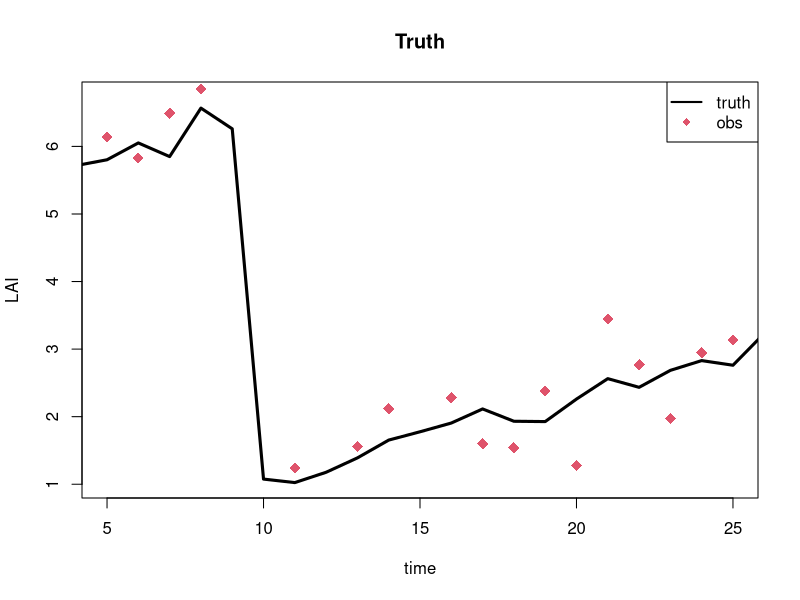
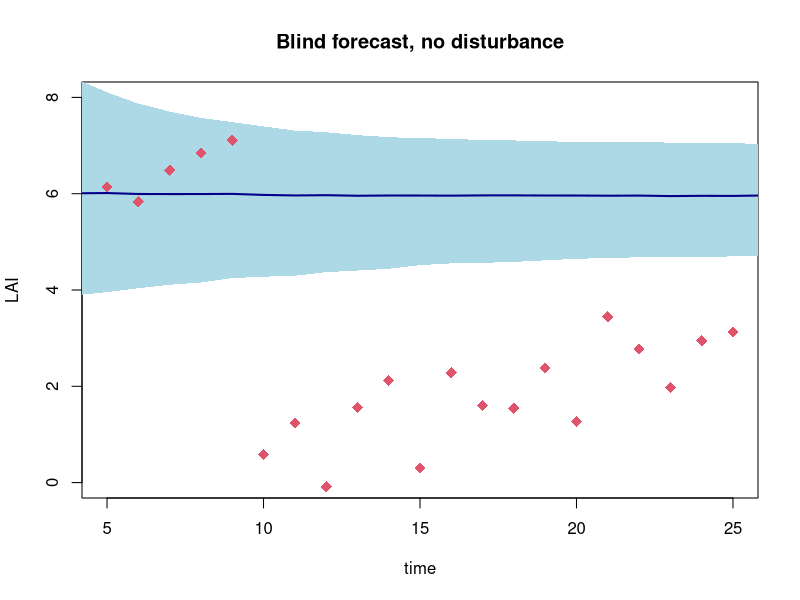
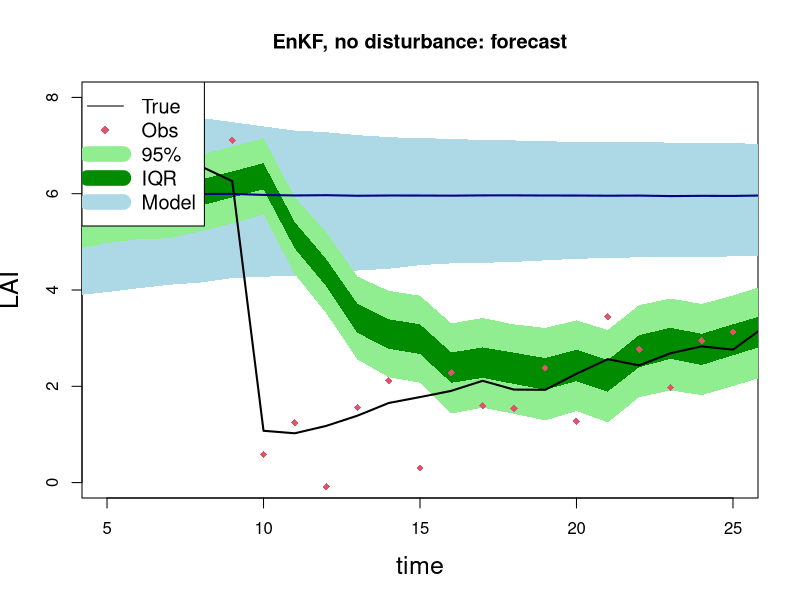
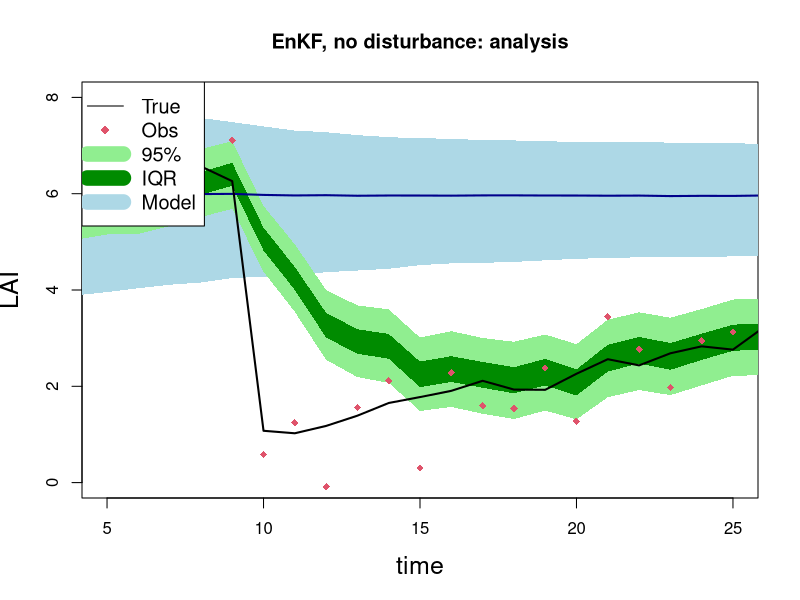
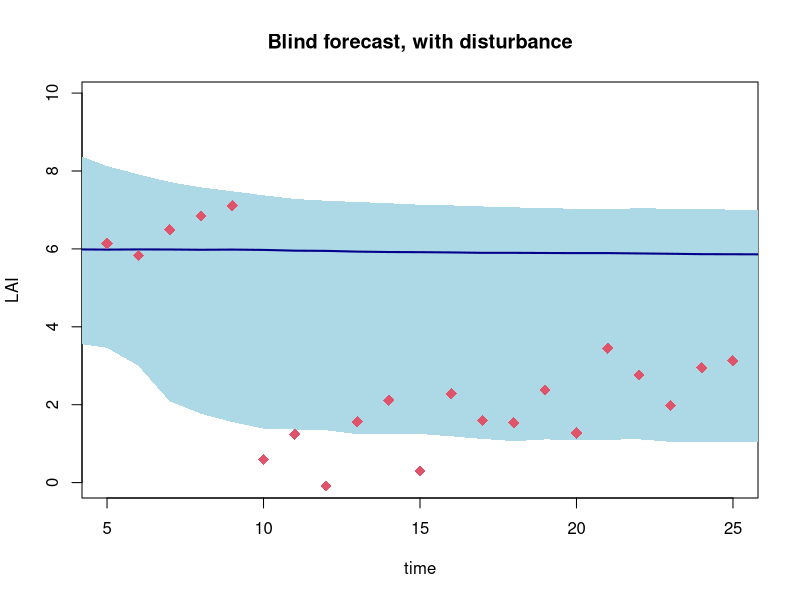
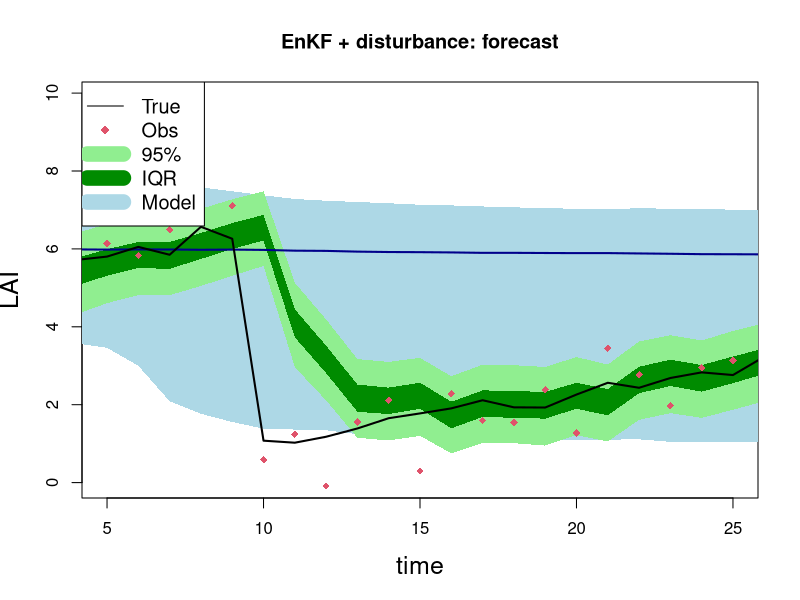
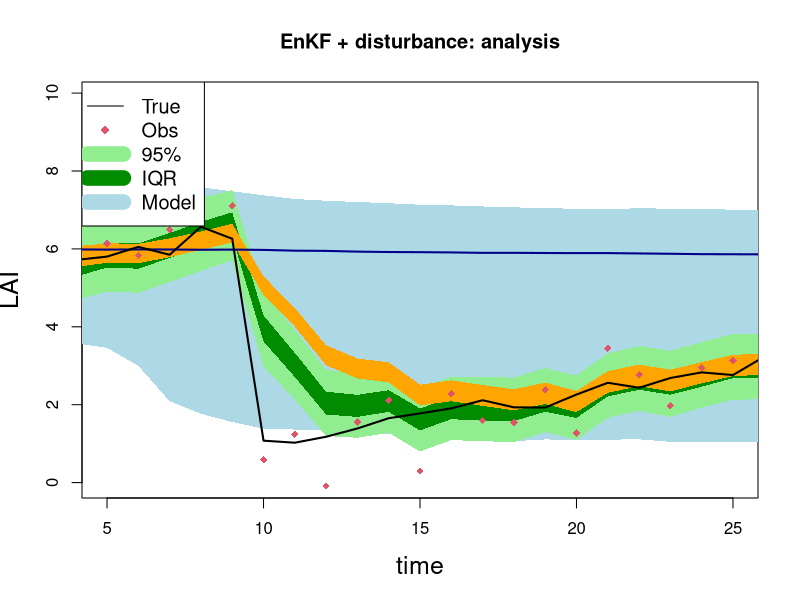
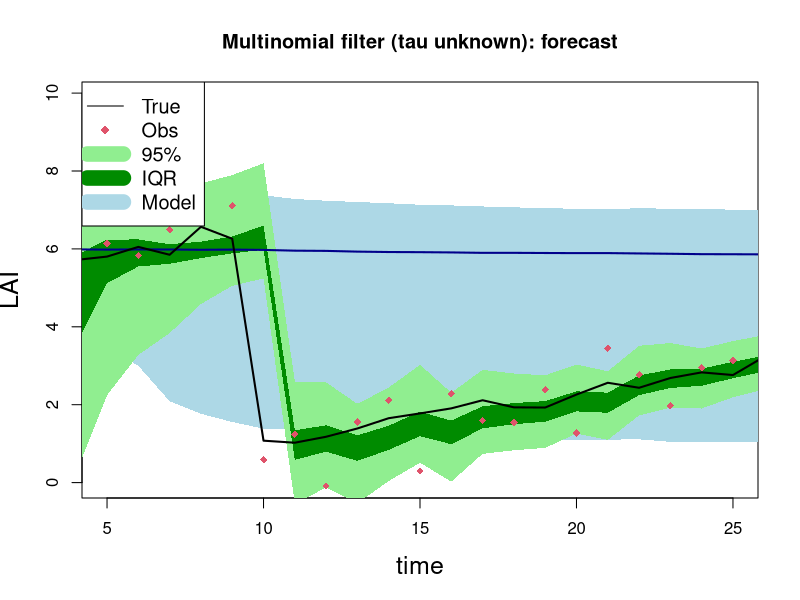

Write the R code that produced these figures, in order.
## Single site, single disturbance, single pool (logistic LAI) synthetic experiment.
##
## Migrated from SingleSite_SingleDisturb.Rmd. Reproduces
##   1. the "true" run and observations,
##   2. the blind (free-run) forecast without and with disturbance,
##   3. the standard EnKF without and with disturbance,
##   4. the multinomial (disturbed / undisturbed mixture) filter -- here the joint
##      disturbance + process-precision filter of OR_joint_update2.Rmd (ORJointUpdate),
##      ported from the 3-pool VSEM model to the 1-pool logistic LAI model,
## and the comparison figure of the three filters.
##
## The logistic model has a single scalar process error, n_t ~ N(f(n_{t-1}), 1/tau),
## with f(n) = n + r n (1 - n/K). As in ORJointUpdate, tau is unknown and carried on
## a log-spaced grid; disturbance replaces the state with a draw from N(mu0, V0).
##
## Run from the repository root:  Rscript synthetic-experiments/singlesite-singledisturbance-singlepool.R
## Figures and results go to `outdir` (git-ignored).

outdir <- "experiments/synthetic/singlesite-singledisturbance-singlepool"
if (!dir.exists(outdir)) dir.create(outdir, recursive = TRUE)

## ---- "True" run ---------------------------------------------------------------
## Same parameters and RNG sequence as SingleSite_SingleDisturb.Rmd, so n.true and
## n.obs are identical to the Rmd's (and to data$Y in SSSD.RData).
set.seed(1066)
p.dist = 0.005   # background disturbance probability per step
n0     = 1       # mean post-disturbance LAI
n0.sd  = 0.5     # sd of post-disturbance LAI
nIC    = 6
r      = .1
K      = 6
n.sd   = 0.25    # process error sd (tau = 1/n.sd^2 = 16)
NT     = 100
time   = 1:NT
xlim   = c(5,25)
n = rep(nIC,NT)
d = rep(0,NT)
d[10] = 1  ## prescribe a disturbance
for(t in 2:NT){
  n[t] = n[t-1] + r*n[t-1]*(1-n[t-1]/K) + rnorm(1,0,n.sd)
  if(d[t]) n[t] = abs(rnorm(1,n0,n0.sd))
}
obs.sd = 0.75
n.true = n
n.obs  = rnorm(NT,n.true,obs.sd)

logistic <- function(x) x + r*x*(1-x/K)

## ---- Shared helpers -----------------------------------------------------------
NE   = 10000                       # ensemble size (blind runs and EnKF)
qs5  = c(0.025,0.25,0.5,0.75,0.975)

## blind forecast: NE free runs from the lognormal IC, optionally with disturbance
blind_forecast <- function(disturb) {
  ne = matrix(rlnorm(NE,log(nIC),n.sd),NE,NT)
  for(t in 2:NT){
    ne[,t] = abs(logistic(ne[,t-1]) + rnorm(NE,0,n.sd))
    if(disturb){
      dd = as.logical(rbinom(NE,1,p.dist))
      ne[dd,t] = abs(rnorm(sum(dd),n0,n0.sd))
    }
  }
  apply(ne,2,quantile,c(0.025,0.5,0.975))
}

## standard EnKF (Gaussian-resampled analysis ensemble), optionally with disturbance
## in the forecast ensemble. Returns forecast and analysis quantiles (5 x NT).
## NOTE: the Rmd used obs.sd (not obs.sd^2) as the observation variance in the Kalman
## gain; that is fixed here, so the EnKF bands are slightly narrower than in the Rmd.
run_enkf <- function(disturb) {
  ens = matrix(NA,NT*2+1,NE)
  ens[1,] = rlnorm(NE,log(nIC),n.sd)
  Xae = Pae = Xfe = Pfe = rep(NA,NT)
  for(i in 1:NT){
    ## approximate forecast with Normal
    k = 2*(i-1)+1
    Xfe[i] = mean(ens[k,])
    Pfe[i] = var(ens[k,])

    ## analysis step: combine previous forecast with observed data
    Kg = Pfe[i]/(Pfe[i] + obs.sd^2)
    Xae[i] = if(!is.na(n.obs[i])) Xfe[i] + Kg*(n.obs[i] - Xfe[i]) else Xfe[i]
    Pae[i] = (1-Kg)*Pfe[i]

    ## generate new ensemble
    ens[k+1,] = rnorm(NE,Xae[i],sqrt(Pae[i]))

    ## forecast step: predict to next step from current
    ens[k+2,] = logistic(ens[k+1,]) + rnorm(NE,0,n.sd)
    if(disturb){
      disturbed = as.logical(rbinom(NE,1,p.dist))
      ens[k+2,disturbed] = abs(rnorm(sum(disturbed),n0,n0.sd)) ## disturbance
    }
  }
  list(fx = apply(ens[2*(1:NT)-1,],1,quantile,qs5),
       an = apply(ens[2*(1:NT),],1,quantile,qs5))
}

## ---- Blind forecasts and EnKF ---------------------------------------------------
n0.stats = blind_forecast(disturb = FALSE)
enkf0    = run_enkf(disturb = FALSE)
fx0.stats = enkf0$fx; an0.stats = enkf0$an

n.stats  = blind_forecast(disturb = TRUE)
enkf     = run_enkf(disturb = TRUE)
fx.stats = enkf$fx; an.stats = enkf$an

## ---- Multinomial filter: ORJointUpdate ported to the logistic LAI model ----------

# Quantiles of a 1-d Gaussian mixture sum_i w_i N(mu_i, sd_i^2), by root-finding on its
# CDF. Components with negligible weight are dropped first.
mix_quantile <- function(p, w, mu, sd) {
  keep <- w > 1e-12 * sum(w)
  w <- w[keep] / sum(w[keep]); mu <- mu[keep]; sd <- sd[keep]
  lo <- min(mu - 8 * sd); hi <- max(mu + 8 * sd)
  sapply(p, function(pp) uniroot(function(x) sum(w * pnorm(x, mu, sd)) - pp,
                                 c(lo, hi), tol = 1e-8)$root)
}

# Initial tau weights: grid point g gets the prior mass of its cell, with the cell
# edges at the midpoints to the neighbouring grid points (see OR_joint_update2.Rmd).
cell_prior_mass <- function(tauGrid, prior) {
  G   <- length(tauGrid)
  if (G == 1) return(1)
  mid <- (tauGrid[-G] + tauGrid[-1]) / 2
  lo  <- c(tauGrid[1], mid)
  hi  <- c(mid, tauGrid[G])
  cdf <- switch(prior$type,
    gamma      = function(x) pgamma(x, shape = prior$shape, rate = prior$rate),
    loguniform = function(x) log(x))
  m <- cdf(hi) - cdf(lo)
  m / sum(m)
}

# Moment-matching projection of the analysis mixture onto two Gaussians per tau grid
# point: group 1 = undisturbed components (k = 0), group 2 = disturbed (k >= 1).
# w, mu, sig: G x 2 x (D+1). Returns w, mu, sig as G x 2 matrices [g, group].
project_grid <- function(w, mu, sig) {
  G   <- dim(w)[1]
  grp <- list(1, seq_len(dim(w)[3])[-1])
  out <- list(w = matrix(0, G, 2), mu = matrix(0, G, 2), sig = matrix(0, G, 2))
  for (h in 1:2) {
    wh  <- w[, , grp[[h]], drop = FALSE]
    wg  <- apply(wh, 1, sum)
    out$w[, h]   <- wg
    out$mu[, h]  <- apply(wh * mu[, , grp[[h]], drop = FALSE], 1, sum) / wg
    out$sig[, h] <- apply(wh * (sig[, , grp[[h]], drop = FALSE] + mu[, , grp[[h]], drop = FALSE]^2), 1, sum) / wg -
                    out$mu[, h]^2
  }
  # a group with zero total weight has undefined moments (0/0 above); give it the other
  # group's moments so it stays finite -- its weight is 0, so it only enters the proposal
  z1 <- !(out$w[, 1] > 0); z2 <- !(out$w[, 2] > 0) & !z1
  out$mu[z1, 1] <- out$mu[z1, 2]; out$sig[z1, 1] <- out$sig[z1, 2]
  out$mu[z2, 2] <- out$mu[z2, 1]; out$sig[z2, 2] <- out$sig[z2, 1]
  out
}

##' Approximate joint disturbance + process-precision update, logistic LAI model
##'
##' Port of ORJointUpdate (OR_joint_update2.Rmd) to a 1-pool state. Per tau grid point g
##' the analysis is a 2-component Gaussian mixture (j = undisturbed / disturbed history).
##' Forecast: importance-sample the previous analysis mixture, push the samples through
##' the logistic model and take weighted moments for every (g, j); the undisturbed branch
##' (k = 0) adds process variance 1/tau_g, a disturbed branch (k >= 1) replaces the state
##' with N(mu0_k, V0_k), which does not depend on the prior state so its moments are exact.
##' Analysis: Kalman update of every (g, j, k), likelihood-weighted, then moment-matched
##' back onto 2 components per g; the tau posterior is updated on the grid.
##'
##' @param Y length-NT observations (NA => forecast-only step)
##' @param R observation-error variance
##' @param Xic initial-condition ensemble (vector)
##' @param model deterministic one-step model f(x), vectorised
##' @param dist disturbance list: p ((D+1) x NT prior; row 1 = undisturbed), n (# classes),
##'   vals (per-class list(mu0, V0))
##' @param G number of tau grid points
##' @param N importance-sample size
##' @param prior prior for tau: list(type = "gamma", shape, rate) or list(type = "loguniform")
##' @param grid list(tauMin, tauMax) for the log-spaced tau grid (tauMin == tauMax => known tau)
##' @param forecastFirst if FALSE, Xic is the prior at t = 1 and step 1 is analysis-only
##'   (the alignment of the EnKF in SingleSite_SingleDisturb.Rmd); if TRUE, Xic is the
##'   state at t = 0 and step 1 forecasts first, as in ORJointUpdate
##' @return list of length-NT summaries, marginalised over the tau posterior and components:
##'   mean, var, q (5 x NT analysis quantiles at qs5), fq (forecast quantiles), pDist,
##'   pit, wDrop, procVar = E[1/tau | y_{1:t}], tauPost (G x NT), tauGrid, and mix
##'   (per-t analysis mixture: w, mu, sd) for density plots
ORJointUpdateLogistic <- function(Y, R, Xic, model, dist, G = 200, N = 1000, prior, grid,
                                  forecastFirst = FALSE) {
  NT <- length(Y)
  D  <- dist$n
  tauGrid <- exp(seq(log(grid$tauMin), log(grid$tauMax), length.out = G))

  qs      <- log(cell_prior_mass(tauGrid, prior))
  prevW   <- matrix(0.5, G, 2)
  prevMu  <- matrix(mean(Xic), G, 2)
  prevSig <- matrix(var(Xic), G, 2)

  hist <- list(
    mean = rep(NA_real_, NT), var = rep(NA_real_, NT),
    q = matrix(NA_real_, 5, NT), fq = matrix(NA_real_, 5, NT),
    pDist = rep(NA_real_, NT), pit = rep(NA_real_, NT), wDrop = rep(NA_real_, NT),
    procVar = rep(NA_real_, NT), tauPost = matrix(NA_real_, G, NT), tauGrid = tauGrid,
    mix = vector("list", NT)
  )

  for (t in 1:NT) {
    muF  <- array(0, dim = c(G, 2, D+1))
    sigF <- array(0, dim = c(G, 2, D+1))
    dropF <- matrix(FALSE, G, 2)

    if (t == 1 && !forecastFirst) {
      # the IC is the time-1 prior: no propagation, no process error
      muF[, , 1]  <- prevMu
      sigF[, , 1] <- prevSig
    } else {
      # sample from the proposal: equal-weight mixture over every (g, j), positive LAI only
      propSamples <- numeric(0); tries <- 0L
      while (length(propSamples) < N) {
        tries <- tries + 1L
        if (tries > 100L) stop(sprintf("t=%d: proposal rejection rate too high", t))
        i <- sample.int(G, N, replace = TRUE); j <- sample.int(2L, N, replace = TRUE)
        x <- rnorm(N, prevMu[cbind(i, j)], sqrt(prevSig[cbind(i, j)]))
        propSamples <- c(propSamples, x[x > 0])
      }
      propSamples <- propSamples[1:N]
      sim0 <- model(propSamples)

      # P x N log density of every sample under every flattened component r = (j-1)*G + g
      compMu  <- as.vector(prevMu)
      compSd  <- sqrt(as.vector(prevSig))
      logDens <- dnorm(outer(-compMu, propSamples, "+") / compSd, log = TRUE) - log(compSd)

      # importance weights of each component's samples, in log space
      mx      <- apply(logDens, 2, max)
      logProp <- mx + log(colSums(exp(sweep(logDens, 2, mx)))) - log(2 * G)
      logW    <- sweep(logDens, 2, logProp)
      W       <- exp(logW - apply(logW, 1, max))
      W       <- W / rowSums(W)
      cN      <- 1 - rowSums(W^2)

      # components whose weights collapse onto ~1 sample have no estimable forecast
      # moments: unweighted placeholder moments and zero likelihood below
      degen <- cN < 1e-8
      W[degen, ] <- 1 / N
      cN[degen]  <- 1 - 1 / N
      dropF <- matrix(degen, G, 2)

      ctr <- mean(sim0)
      MU  <- as.vector(W %*% sim0)
      S   <- (as.vector(W %*% (sim0 - ctr)^2) - (MU - ctr)^2) / cN
      muF[, , 1]  <- MU
      sigF[, , 1] <- S + 1 / rep(tauGrid, 2)        # process variance 1/tau_g
    }
    for (k in seq_len(D)) {                         # disturbance replaces the state
      muF[, , k + 1]  <- dist$vals[[k]]$mu0
      sigF[, , k + 1] <- dist$vals[[k]]$V0
    }

    beta    <- dist$p[, t]
    piPrev  <- exp(qs - max(qs)); piPrev <- piPrev / sum(piPrev)          # pi_{t-1}(g)
    wPrior  <- outer(prevW, beta)                                         # G x 2 x (D+1)
    wPrior[, , 1][dropF] <- 0
    hist$wDrop[t] <- sum(piPrev * prevW * dropF) * beta[1]

    # forecast (one-step-ahead) mixture, marginalised over pi_{t-1}
    wF <- wPrior * piPrev; wF <- wF / sum(wF)
    hist$fq[, t] <- mix_quantile(qs5, wF, muF, sqrt(sigF))

    if (is.na(Y[t])) {
      muA <- muF; sigA <- sigF; lA <- array(1, dim(muF))
    } else {
      s   <- sigF + R
      Kg  <- sigF / s
      muA <- muF + Kg * (Y[t] - muF)
      sigA <- sigF * (1 - Kg)
      lA  <- dnorm(Y[t], muF, sqrt(s))
      hist$pit[t] <- sum(wF * pnorm(Y[t], muF, sqrt(s)))
    }

    # tau posterior on the grid
    zsum <- apply(wPrior * lA, 1, sum)
    logz <- log(zsum)
    if (any(!is.finite(logz))) stop(sprintf("t=%d: zero or non-finite marginal likelihood at %d tau grid points", t, sum(!is.finite(logz))))
    qs <- qs + logz
    ws <- exp(qs - max(qs)); ws <- ws / sum(ws)
    hist$tauPost[, t] <- ws
    hist$procVar[t]   <- sum(ws / tauGrid)

    # analysis weights
    wA <- wPrior * lA / zsum

    # summaries, marginalised over the tau posterior and components
    wAll <- wA * ws
    hist$mean[t]  <- sum(wAll * muA)
    hist$var[t]   <- sum(wAll * (sigA + muA^2)) - hist$mean[t]^2
    hist$pDist[t] <- sum(wAll[, , -1])
    hist$q[, t]   <- mix_quantile(qs5, wAll, muA, sqrt(sigA))
    keep <- wAll > 1e-10
    hist$mix[[t]] <- list(w = wAll[keep], mu = muA[keep], sd = sqrt(sigA[keep]))

    # project back onto 2 components per tau grid point
    out     <- project_grid(wA, muA, sigA)
    prevW   <- out$w
    prevMu  <- out$mu
    prevSig <- out$sig
  }
  hist
}

## disturbance prior: background p.dist every step except t = 1 (the IC step, where
## the truth cannot be disturbed)
or.dist <- list(
  p    = rbind(c(1, rep(1 - p.dist, NT - 1)), c(0, rep(p.dist, NT - 1))),
  n    = 1,
  vals = list(list(mu0 = n0, V0 = n0.sd^2))
)
or.Xic <- rlnorm(NE, log(nIC), n.sd)

## tau unknown: log-uniform prior on a grid spanning process sd 0.01 .. 3.2
or.fit <- ORJointUpdateLogistic(Y = n.obs, R = obs.sd^2, Xic = or.Xic, model = logistic,
                                dist = or.dist, G = 200, N = 1000,
                                prior = list(type = "loguniform"),
                                grid = list(tauMin = 0.1, tauMax = 1e4))
## tau known (= 1/n.sd^2), the setting of the Rmd's multinomial filter
or.known <- ORJointUpdateLogistic(Y = n.obs, R = obs.sd^2, Xic = or.Xic, model = logistic,
                                  dist = or.dist, G = 1, N = 1000,
                                  prior = list(type = "loguniform"),
                                  grid = list(tauMin = 1/n.sd^2, tauMax = 1/n.sd^2))

CI.fN = or.fit$q
Dbar  = or.fit$pDist

## ---- Figures ----------------------------------------------------------------------
band <- function(x, lo, hi, col) polygon(c(x, rev(x)), c(lo, rev(hi)), border = NA, col = col)
col.alpha <- function(col, a) adjustcolor(col, alpha.f = a)
leg <- function() legend("topleft",legend=c("True","Obs","95%","IQR","Model"),lty=c(1,0,1,1,1),
                         col=c(1,2,"lightgreen","green4","lightblue"),lwd=c(1,NA,15,15,15),
                         cex=1.2,pch=c(NA,18,NA,NA,NA))
filter_panel <- function(stats, free, yrng, main, extra = NULL) {
  plot(time,stats[5,],ylim=yrng,xlim=xlim,type='n',ylab="LAI",cex.lab=1.5,main=main)
  band(time,free[1,],free[3,],'lightblue')       ## free run 95%
  band(time,stats[1,],stats[5,],'lightgreen')     ## filter 95%
  band(time,stats[2,],stats[4,],'green4')         ## filter IQR
  if(!is.null(extra)) band(time,extra[2,],extra[4,],'orange')
  lines(time,free[2,],lwd=2,col="blue4")
  lines(time,n.true,lwd=2)
  points(time,n.obs,pch=18,col=2)
  leg()
}

pdf(file.path(outdir, "figures.pdf"), width = 7, height = 6)

## truth and obs
plot(time,n.true,type='l',ylim=range(n.true),xlim=xlim,ylab="LAI",lwd=3,main="Truth")
points(time,n.obs,pch=18,col=2,cex=1.5)
legend("topright",legend=c("truth","obs"),lwd=c(2,NA),pch=c(NA,18),col=1:2)

## blind forecast w/o disturbance
yrng0 = c(0,8)
plot(time,n.obs,type='n',ylim=yrng0,xlim=xlim,ylab="LAI",main="Blind forecast, no disturbance")
band(time,n0.stats[1,],n0.stats[3,],'lightblue')
lines(time,n0.stats[2,],lwd=2,col="blue4")
points(time,n.obs,pch=18,col=2,cex=1.5)

## standard EnKF w/o disturbance
filter_panel(fx0.stats, n0.stats, yrng0, "EnKF, no disturbance: forecast")
filter_panel(an0.stats, n0.stats, yrng0, "EnKF, no disturbance: analysis")

## blind forecast w/ disturbance
yrng = c(0, max(n.stats))
plot(time,n.obs,type='n',ylim=yrng,xlim=xlim,ylab="LAI",main="Blind forecast, with disturbance")
band(time,n.stats[1,],n.stats[3,],'lightblue')
lines(time,n.stats[2,],lwd=2,col="blue4")
points(time,n.obs,pch=18,col=2,cex=1.5)

## standard EnKF + disturbance (orange = analysis IQR without disturbance)
filter_panel(fx.stats, n.stats, yrng, "EnKF + disturbance: forecast")
filter_panel(an.stats, n.stats, yrng, "EnKF + disturbance: analysis", extra = an0.stats)

## multinomial (OR joint) filter
filter_panel(or.fit$fq, n.stats, yrng, "Multinomial filter (tau unknown): forecast")
filter_panel(or.fit$q,  n.stats, yrng, "Multinomial filter (tau unknown): analysis")

## P(disturbed)
plot(time,or.fit$pDist,type='h',lwd=4,col="#eb6834",xlim=xlim,ylim=c(0,1),
     ylab="P(disturbed)",main="Posterior probability of disturbance")
points(time,or.known$pDist,pch=19,cex=0.6)
abline(v=which(d==1),lty=2)
legend("topright",legend=c("tau unknown","tau known","true disturbance"),
       lty=c(1,NA,2),lwd=c(4,NA,1),pch=c(NA,19,NA),col=c("#eb6834",1,1))

## process-error sd: posterior over time vs truth
tauQ <- apply(or.fit$tauPost, 2, function(w) {
  cdf <- cumsum(w); or.fit$tauGrid[sapply(c(0.025,0.5,0.975), function(p) which(cdf >= p)[1])]
})
sdQ <- 1/sqrt(tauQ)
plot(time,sdQ[2,],type='n',log="y",ylim=range(sdQ),ylab="process error sd (1/sqrt(tau))",
     main="Process-error posterior")
band(time,sdQ[3,],sdQ[1,],col.alpha("#2a78d6",0.3))
lines(time,sdQ[2,],lwd=2,col="#2a78d6")
lines(time,sqrt(or.fit$procVar),lty=2,col="#2a78d6")
abline(h=n.sd,lwd=2)
legend("topright",legend=c("posterior median","95% interval","sqrt(E[1/tau])","truth"),
       col=c("#2a78d6",col.alpha("#2a78d6",0.3),"#2a78d6",1),lwd=c(2,10,1,2),lty=c(1,1,2,1))

## analysis densities around the disturbance (mixtures, not Gaussian)
xseq <- seq(-0.5, 8, length.out = 400)
tt   <- xlim[1]:xlim[2]
dens <- sapply(tt, function(t) { m <- or.fit$mix[[t]]
  colSums(m$w * dnorm(outer(m$mu, xseq, function(mu, x) x - mu) / m$sd) / m$sd) })
sc <- 0.9 / max(dens)
plot(NA,xlim=range(xseq),ylim=range(tt)+c(0,1),xlab="LAI",ylab="Time",
     main="Multinomial filter analysis densities")
for(i in rev(seq_along(tt))) polygon(c(xseq,rev(xseq)), tt[i] + c(dens[,i]*sc, rep(0,length(xseq))),
                                     col=col.alpha("#0c4c8a",0.6), border="white")
points(n.true[tt], tt, pch=4, col=2)

## comparison of the three filters (95% / IQR as in the Rmd)
for(lev in list(c(1,5), c(2,4))){
  plot(time,n.obs,ylim=range(c(CI.fN[lev,], n.obs, an.stats[lev,])),xlim=xlim,type='n',
       ylab="LAI",xlab="time",main=sprintf("Filter comparison (%s)", if(lev[1]==1) "95%" else "IQR"))
  band(time,an0.stats[lev[1],],an0.stats[lev[2],],'#FFBF6C')
  band(time,an.stats[lev[1],],an.stats[lev[2],],col.alpha('#b2df8a',0.7))
  band(time,CI.fN[lev[1],],CI.fN[lev[2],],col.alpha("blue",0.3))
  lines(an0.stats[3,],col="orange",lwd=2)
  lines(an.stats[3,],col="#b2df8a",lwd=2)
  lines(CI.fN[3,],col="blue",lwd=2)
  lines(Dbar,lwd=2)
  lines(time,n.true,lty=2)
  points(n.obs,pch=18,col=2)
  legend("topright",legend=c("EnKF, no disturb","EnKF, disturb","Multinomial","data","P(dist)","truth"),
         lwd=c(5,5,5,5,5,1),lty=c(1,1,1,1,1,2),col=c("orange","#b2df8a","blue","red","black","black"))
}

dev.off()

## ---- Save outputs -------------------------------------------------------------
data = list(Y = n.obs)
saveRDS(list(data=data, n.true=n.true, d=d, time=time, NT=NT, xlim=xlim,
             n0.stats=n0.stats, n.stats=n.stats,
             fx0.stats=fx0.stats, an0.stats=an0.stats, fx.stats=fx.stats, an.stats=an.stats,
             CI.fN=CI.fN, Dbar=Dbar, or.fit=or.fit, or.known=or.known),
        file.path(outdir, "results.rds"))

## headline numbers
rmse <- function(x) sqrt(mean((x - n.true)^2))
cat(sprintf("analysis-median RMSE: EnKF no-dist %.3f | EnKF dist %.3f | multinomial %.3f (tau known %.3f)\n",
            rmse(an0.stats[3,]), rmse(an.stats[3,]), rmse(or.fit$q[3,]), rmse(or.known$q[3,])))
cat(sprintf("P(disturbed) at t=10: %.3f (tau known %.3f); max elsewhere %.3f\n",
            or.fit$pDist[10], or.known$pDist[10], max(or.fit$pDist[-10])))
cat(sprintf("process sd: posterior sqrt(E[1/tau]) at t=NT %.3f (truth %.3f)\n",
            sqrt(or.fit$procVar[NT]), n.sd))
